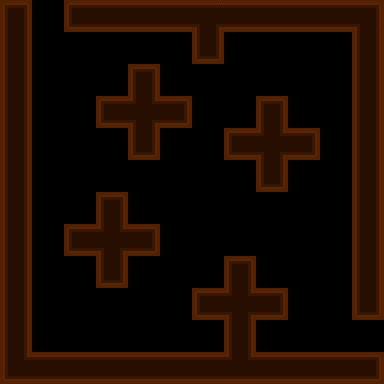

This game map was drawn from its Tiled (.tmx) file and the tilesets committed beside it. A one-line description and the trimmed map source follow:
An orthogonal 12x12 tile map with 32x32 px tiles, 1 tile layer (Calque de Tile 1), 1 hidden layer not drawn, 2 tilesets.

<map version="1.0" orientation="orthogonal" width="12" height="12" tilewidth="32" tileheight="32">
 <tileset firstgid="1" name="min" tilewidth="32" tileheight="32">
  <image source="../tilesets/walls.png" width="256" height="192" />
 </tileset>
 <tileset firstgid="49" name="meta" tilewidth="32" tileheight="32">
  <image source="../tilesets/metaset2.png" width="64" height="64" />
 </tileset>
 <layer name="Calque de Tile 1" width="12" height="12">
  <data>[144 cells, 144 non-empty, 12 distinct tile ids]</data>
 </layer>
 <layer name="meta" width="12" height="12" visible="0">
  <data>[144 cells, 70 non-empty, 2 distinct tile ids]</data>
 </layer>
</map>
